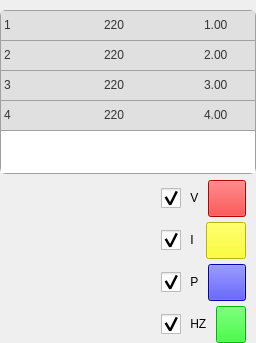
               <widget class="QWidget" name="tab2">
                <property name="styleSheet">
                 <string notr="true"/>
                </property>
                <attribute name="title">
                 <string>巡检</string>
                </attribute>
                <layout class="QVBoxLayout" name="verticalLayout_4" stretch="1,1">
                 <property name="leftMargin">
                  <number>0</number>
                 </property>
                 <property name="topMargin">
                  <number>10</number>
                 </property>
                 <property name="rightMargin">
                  <number>0</number>
                 </property>
                 <property name="bottomMargin">
                  <number>0</number>
                 </property>
                 <item>
                  <widget class="QTableWidget" name="tableWidget">
                   <property name="styleSheet">
                    <string notr="true">#tableWidget{

	color: rgb(52, 52, 52);
	font: 75 14pt &quot;黑体&quot;;
border:1px solid #A0A0A0;
border-radius: 6px;
/*border:none;
background-color:transparent;*/
}

QTableWidget::item
{
    border-bottom:1px solid #A0A0A0;
	background-color: #FFFFFF;
}

QTableWidget::item:!alternate:!selected{
    selection-background-color:#3E66FBDF;
	background: #E0E0E0;  
}

QTableWidget::item:hover{
background-color:#640D6EFD;
}

QTableWidget::item:selected{
color: #FFFFFF;
background-color: #C00D6EFD;
}

QHeaderView::section{
	font: 75 14pt &quot;黑体&quot;;
	background-color:transparent;
	border-radius: 6px;
}

/*

QTableWidget::selected{
color: #FFFFFF;
background-color: #C00D6EFD;
}

QTableWidget::selected{
color:#F4F4F4;
background-color:#353535;
}
QHeaderView::section{
background-color:#393939;
background-color:transparent;
}

QTableWidget::item{
    background-color: white;
    border: none;
    background-color: #D3D3D3DF; 
    selection-background-color: white;
    selection-color: black;
}
QTableWidget::item:hover{
	background-color: #3E66FBBF;
}
*/</string>
                   </property>
                   <property name="horizontalScrollBarPolicy">
                    <enum>Qt::ScrollBarAlwaysOff</enum>
                   </property>
                   <property name="selectionBehavior">
                    <enum>QAbstractItemView::SelectRows</enum>
                   </property>
                   <property name="showGrid">
                    <bool>false</bool>
                   </property>
                   <attribute name="horizontalHeaderVisible">
                    <bool>false</bool>
                   </attribute>
                   <attribute name="horizontalHeaderCascadingSectionResizes">
                    <bool>true</bool>
                   </attribute>
                   <attribute name="horizontalHeaderHighlightSections">
                    <bool>true</bool>
                   </attribute>
                   <attribute name="verticalHeaderVisible">
                    <bool>false</bool>
                   </attribute>
                   <attribute name="verticalHeaderHighlightSections">
                    <bool>true</bool>
                   </attribute>
                   <row>
                    <property name="text">
                     <string/>
                    </property>
                   </row>
                   <row>
                    <property name="text">
                     <string/>
                    </property>
                   </row>
                   <row>
                    <property name="text">
                     <string/>
                    </property>
                   </row>
                   <row>
                    <property name="text">
                     <string/>
                    </property>
                   </row>
                   <column>
                    <property name="text">
                     <string>序号</string>
                    </property>
                   </column>
                   <column>
                    <property name="text">
                     <string>电压</string>
                    </property>
                   </column>
                   <column>
                    <property name="text">
                     <string>电流</string>
                    </property>
                   </column>
                   <column>
                    <property name="text">
                     <string>功率</string>
                    </property>
                   </column>
                   <column>
                    <property name="text">
                     <string>频率</string>
                    </property>
                   </column>
                   <column>
                    <property name="text">
                     <string>地址</string>
                    </property>
                   </column>
                   <item row="0" column="0">
                    <property name="text">
                     <string>1</string>
                    </property>
                   </item>
                   <item row="0" column="1">
                    <property name="text">
                     <string>220</string>
                    </property>
                   </item>
                   <item row="0" column="2">
                    <property name="text">
                     <string>1.00</string>
                    </property>
                   </item>
                   <item row="0" column="3">
                    <property name="text">
                     <string>220</string>
                    </property>
                   </item>
                   <item row="0" column="4">
                    <property name="text">
                     <string>50</string>
                    </property>
                   </item>
                   <item row="0" column="5">
                    <property name="text">
                     <string>1</string>
                    </property>
                   </item>
                   <item row="1" column="0">
                    <property name="text">
                     <string>2</string>
                    </property>
                   </item>
                   <item row="1" column="1">
                    <property name="text">
                     <string>220</string>
                    </property>
                   </item>
                   <item row="1" column="2">
                    <property name="text">
                     <string>2.00</string>
                    </property>
                   </item>
                   <item row="1" column="3">
                    <property name="text">
                     <string>440</string>
                    </property>
                   </item>
                   <item row="1" column="4">
                    <property name="text">
                     <string>60</string>
                    </property>
                   </item>
                   <item row="1" column="5">
                    <property name="text">
                     <string>2</string>
                    </property>
                   </item>
                   <item row="2" column="0">
                    <property name="text">
                     <string>3</string>
                    </property>
                   </item>
                   <item row="2" column="1">
                    <property name="text">
                     <string>220</string>
                    </property>
                   </item>
                   <item row="2" column="2">
                    <property name="text">
                     <string>3.00</string>
                    </property>
                   </item>
                   <item row="2" column="3">
                    <property name="text">
                     <string>660</string>
                    </property>
                   </item>
                   <item row="2" column="4">
                    <property name="text">
                     <string>50</string>
                    </property>
                   </item>
                   <item row="2" column="5">
                    <property name="text">
                     <string>3</string>
                    </property>
                   </item>
                   <item row="3" column="0">
                    <property name="text">
                     <string>4</string>
                    </property>
                   </item>
                   <item row="3" column="1">
                    <property name="text">
                     <string>220</string>
                    </property>
                   </item>
                   <item row="3" column="2">
                    <property name="text">
                     <string>4.00</string>
                    </property>
                   </item>
                   <item row="3" column="3">
                    <property name="text">
                     <string>880</string>
                    </property>
                   </item>
                   <item row="3" column="4">
                    <property name="text">
                     <string>60</string>
                    </property>
                   </item>
                   <item row="3" column="5">
                    <property name="text">
                     <string>4</string>
                    </property>
                   </item>
                  </widget>
                 </item>
                 <item>
                  <widget class="QWidget" name="widget_9" native="true">
                   <layout class="QHBoxLayout" name="horizontalLayout_7" stretch="5,1">
                    <property name="spacing">
                     <number>10</number>
                    </property>
                    <property name="leftMargin">
                     <number>0</number>
                    </property>
                    <property name="topMargin">
                     <number>0</number>
                    </property>
                    <property name="rightMargin">
                     <number>0</number>
                    </property>
                    <property name="bottomMargin">
                     <number>0</number>
                    </property>
                    <item>
                     <widget class="QWidget" name="widget_10" native="true">
                      <property name="styleSheet">
                       <string notr="true">border-image: url(:/res/img/bg/tu.png);</string>
                      </property>
                     </widget>
                    </item>
                    <item>
                     <widget class="QWidget" name="widget_11" native="true">
                      <property name="styleSheet">
                       <string notr="true">
QCheckBox{
color: rgb(0, 0, 0);
font: 75 16pt &quot;黑体&quot;;
}
QCheckBox::indicator{
width: 20px;
height: 20px;
}
QCheckBox::indicator:checked {
border-image: url(:/res/img/check1l.png);
}
QCheckBox::indicator:unchecked {
border-image: url(:/res/img/checkl.png);
}</string>
                      </property>
                      <layout class="QVBoxLayout" name="verticalLayout_9">
                       <property name="spacing">
                        <number>5</number>
                       </property>
                       <property name="leftMargin">
                        <number>0</number>
                       </property>
                       <property name="topMargin">
                        <number>0</number>
                       </property>
                       <property name="rightMargin">
                        <number>0</number>
                       </property>
                       <property name="bottomMargin">
                        <number>0</number>
                       </property>
                       <item>
                        <widget class="QWidget" name="widget_16" native="true">
                         <layout class="QHBoxLayout" name="horizontalLayout_10">
                          <property name="spacing">
                           <number>5</number>
                          </property>
                          <property name="leftMargin">
                           <number>0</number>
                          </property>
                          <property name="topMargin">
                           <number>0</number>
                          </property>
                          <property name="rightMargin">
                           <number>10</number>
                          </property>
                          <property name="bottomMargin">
                           <number>0</number>
                          </property>
                          <item>
                           <widget class="QCheckBox" name="checkBox">
                            <property name="text">
                             <string> V </string>
                            </property>
                            <property name="iconSize">
                             <size>
                              <width>16</width>
                              <height>16</height>
                             </size>
                            </property>
                            <property name="checked">
                             <bool>true</bool>
                            </property>
                           </widget>
                          </item>
                          <item>
                           <widget class="QPushButton" name="pushButton_15">
                            <property name="minimumSize">
                             <size>
                              <width>30</width>
                              <height>30</height>
                             </size>
                            </property>
                            <property name="maximumSize">
                             <size>
                              <width>40</width>
                              <height>40</height>
                             </size>
                            </property>
                            <property name="styleSheet">
                             <string notr="true">background-color: rgb(255, 0, 0);</string>
                            </property>
                            <property name="text">
                             <string/>
                            </property>
                           </widget>
                          </item>
                         </layout>
                        </widget>
                       </item>
                       <item>
                        <widget class="QWidget" name="widget_17" native="true">
                         <layout class="QHBoxLayout" name="horizontalLayout_11">
                          <property name="spacing">
                           <number>5</number>
                          </property>
                          <property name="leftMargin">
                           <number>0</number>
                          </property>
                          <property name="topMargin">
                           <number>0</number>
                          </property>
                          <property name="rightMargin">
                           <number>10</number>
                          </property>
                          <property name="bottomMargin">
                           <number>0</number>
                          </property>
                          <item>
                           <widget class="QCheckBox" name="checkBox_2">
                            <property name="text">
                             <string> I </string>
                            </property>
                            <property name="iconSize">
                             <size>
                              <width>16</width>
                              <height>16</height>
                             </size>
                            </property>
                            <property name="checked">
                             <bool>true</bool>
                            </property>
                           </widget>
                          </item>
                          <item>
                           <widget class="QPushButton" name="pushButton_16">
                            <property name="minimumSize">
                             <size>
                              <width>30</width>
                              <height>30</height>
                             </size>
                            </property>
                            <property name="maximumSize">
                             <size>
                              <width>40</width>
                              <height>40</height>
                             </size>
                            </property>
                            <property name="styleSheet">
                             <string notr="true">background-color: rgb(255, 255, 0);</string>
                            </property>
                            <property name="text">
                             <string/>
                            </property>
                           </widget>
                          </item>
                         </layout>
                        </widget>
                       </item>
                       <item>
                        <widget class="QWidget" name="widget_18" native="true">
                         <layout class="QHBoxLayout" name="horizontalLayout_12">
                          <property name="spacing">
                           <number>5</number>
                          </property>
                          <property name="leftMargin">
                           <number>0</number>
                          </property>
                          <property name="topMargin">
                           <number>0</number>
                          </property>
                          <property name="rightMargin">
                           <number>10</number>
                          </property>
                          <property name="bottomMargin">
                           <number>0</number>
                          </property>
                          <item>
                           <widget class="QCheckBox" name="checkBox_3">
                            <property name="text">
                             <string> P </string>
                            </property>
                            <property name="iconSize">
                             <size>
                              <width>16</width>
                              <height>16</height>
                             </size>
                            </property>
                            <property name="checked">
                             <bool>true</bool>
                            </property>
                           </widget>
                          </item>
                          <item>
                           <widget class="QPushButton" name="pushButton_17">
                            <property name="minimumSize">
                             <size>
                              <width>30</width>
                              <height>30</height>
                             </size>
                            </property>
                            <property name="maximumSize">
                             <size>
                              <width>40</width>
                              <height>40</height>
                             </size>
                            </property>
                            <property name="styleSheet">
                             <string notr="true">background-color: rgb(0, 0, 255);</string>
                            </property>
                            <property name="text">
                             <string/>
                            </property>
                           </widget>
                          </item>
                         </layout>
                         <zorder>pushButton_17</zorder>
                         <zorder>checkBox_3</zorder>
                        </widget>
                       </item>
                       <item>
                        <widget class="QWidget" name="widget_19" native="true">
                         <layout class="QHBoxLayout" name="horizontalLayout_13">
                          <property name="spacing">
                           <number>5</number>
                          </property>
                          <property name="leftMargin">
                           <number>0</number>
                          </property>
                          <property name="topMargin">
                           <number>0</number>
                          </property>
                          <property name="rightMargin">
                           <number>10</number>
                          </property>
                          <property name="bottomMargin">
                           <number>0</number>
                          </property>
                          <item>
                           <widget class="QCheckBox" name="checkBox_4">
                            <property name="text">
                             <string> HZ </string>
                            </property>
                            <property name="iconSize">
                             <size>
                              <width>16</width>
                              <height>16</height>
                             </size>
                            </property>
                            <property name="checked">
                             <bool>true</bool>
                            </property>
                           </widget>
                          </item>
                          <item>
                           <widget class="QPushButton" name="pushButton_18">
                            <property name="minimumSize">
                             <size>
                              <width>30</width>
                              <height>30</height>
                             </size>
                            </property>
                            <property name="maximumSize">
                             <size>
                              <width>40</width>
                              <height>40</height>
                             </size>
                            </property>
                            <property name="styleSheet">
                             <string notr="true">background-color: rgb(0, 255, 0);</string>
                            </property>
                            <property name="text">
                             <string/>
                            </property>
                           </widget>
                          </item>
                         </layout>
                        </widget>
                       </item>
                      </layout>
                     </widget>
                    </item>
                   </layout>
                  </widget>
                 </item>
                </layout>
               </widget>
